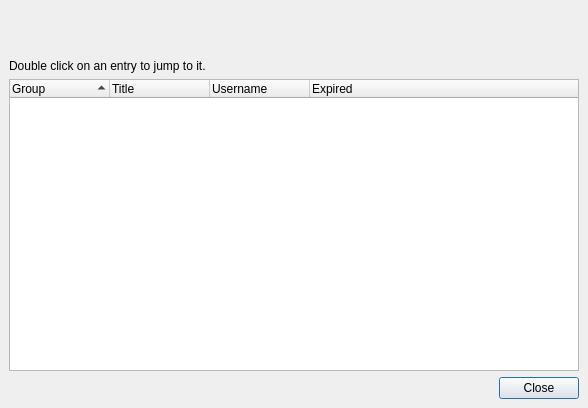
<ui version="4.0" >
 <class>ExpiredEntriesDialog</class>
 <widget class="QDialog" name="ExpiredEntriesDialog" >
  <property name="geometry" >
   <rect>
    <x>0</x>
    <y>0</y>
    <width>588</width>
    <height>408</height>
   </rect>
  </property>
  <property name="windowTitle" >
   <string>Expired Entries</string>
  </property>
  <layout class="QVBoxLayout" >
   <property name="margin" >
    <number>9</number>
   </property>
   <property name="spacing" >
    <number>6</number>
   </property>
   <item>
    <spacer>
     <property name="orientation" >
      <enum>Qt::Vertical</enum>
     </property>
     <property name="sizeType" >
      <enum>QSizePolicy::Fixed</enum>
     </property>
     <property name="sizeHint" >
      <size>
       <width>20</width>
       <height>50</height>
      </size>
     </property>
    </spacer>
   </item>
   <item>
    <widget class="QLabel" name="label" >
     <property name="text" >
      <string>Double click on an entry to jump to it.</string>
     </property>
    </widget>
   </item>
   <item>
    <widget class="QTreeWidget" name="treeWidget" >
     <property name="rootIsDecorated" >
      <bool>false</bool>
     </property>
     <property name="uniformRowHeights" >
      <bool>true</bool>
     </property>
     <property name="itemsExpandable" >
      <bool>false</bool>
     </property>
     <property name="sortingEnabled" >
      <bool>true</bool>
     </property>
     <property name="allColumnsShowFocus" >
      <bool>true</bool>
     </property>
     <column>
      <property name="text" >
       <string>Group</string>
      </property>
     </column>
     <column>
      <property name="text" >
       <string>Title</string>
      </property>
     </column>
     <column>
      <property name="text" >
       <string>Username</string>
      </property>
     </column>
     <column>
      <property name="text" >
       <string>Expired</string>
      </property>
     </column>
    </widget>
   </item>
   <item>
    <widget class="QDialogButtonBox" name="buttonBox" >
     <property name="orientation" >
      <enum>Qt::Horizontal</enum>
     </property>
     <property name="standardButtons" >
      <set>QDialogButtonBox::Close</set>
     </property>
    </widget>
   </item>
  </layout>
 </widget>
 <resources/>
 <connections>
  <connection>
   <sender>buttonBox</sender>
   <signal>accepted()</signal>
   <receiver>ExpiredEntriesDialog</receiver>
   <slot>accept()</slot>
   <hints>
    <hint type="sourcelabel" >
     <x>248</x>
     <y>254</y>
    </hint>
    <hint type="destinationlabel" >
     <x>157</x>
     <y>274</y>
    </hint>
   </hints>
  </connection>
  <connection>
   <sender>buttonBox</sender>
   <signal>rejected()</signal>
   <receiver>ExpiredEntriesDialog</receiver>
   <slot>reject()</slot>
   <hints>
    <hint type="sourcelabel" >
     <x>316</x>
     <y>260</y>
    </hint>
    <hint type="destinationlabel" >
     <x>286</x>
     <y>274</y>
    </hint>
   </hints>
  </connection>
 </connections>
</ui>
